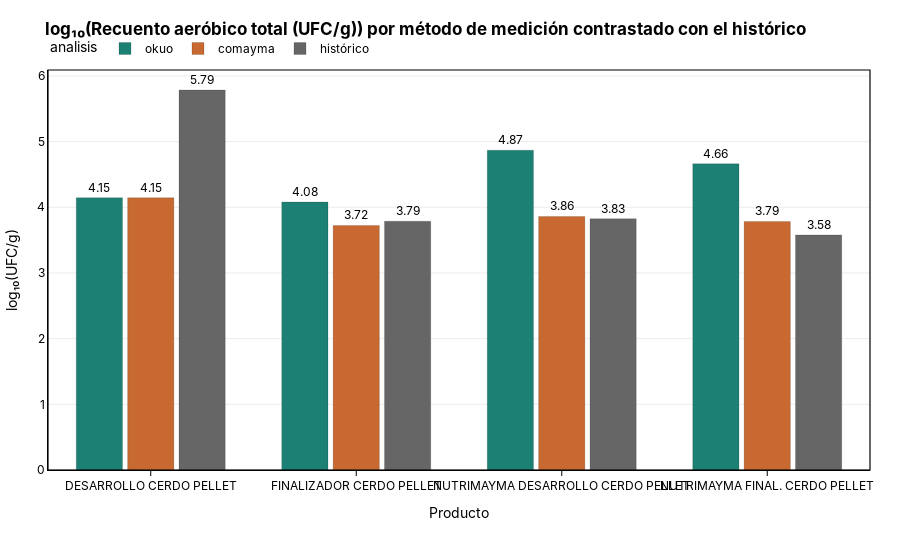

Notebook cell for this chart:
### Code cell
# 2. Especificando una secuencia de colores
colores_corporativos = ["#1C8074", "#c76931", "#666666"]
fig2, df_plot2 = generalized_grouped_bar_corporate(
    df=datos,
    formula_col="Referencia",
    group_col="analisis",
    value_col="log10_Recuento_Aerofilos_UFCg",
    title="log₁₀(Recuento aeróbico total (UFC/g)) por método de medición contrastado con el histórico",
    #order_formula=["Fórmula 4", "Fórmula 1", "Fórmula 2", "Fórmula 3"], # Orden X
    order_group=["okuo", "comayma", "histórico"],          # Orden grupos (y colores)
    color_discrete_sequence=colores_corporativos,
    x_axis_title="Producto",
    y_axis_title="log₁₀(UFC/g)",
    #write_html=f"{ROOT_IMAGEN}/aerofilos.html" , # Guarda el archivo en la misma carpeta
    text_fmt=",.2f" # Formato de texto sin decimales
)

print("Gráfico generado. Mostrando el segundo ejemplo:")
fig2.show()
s3.save_plotly_html(fig2, f"aerofilos.html")

### Figure 1 — Plotly figure (JSON) as saved in the notebook; plotly's stock layout.template omitted (floating-point values rounded to 4 significant figures)
{"data": [{"hovertemplate": "analisis: <b>okuo</b><br>Referencia: %{x}<br>log10_Recuento_Aerofilos_UFCg: %{y:,.2f}<extra></extra>", "marker": {"color": "#1C8074", "line": {"color": "rgba(0,0,0,0.25)", "width": 0.6}}, "name": "okuo", "text": [4.146, 4.079, 4.869, 4.663], "textposition": "outside", "texttemplate": "%{text:,.2f}", "type": "bar", "x": ["DESARROLLO CERDO PELLET", "FINALIZADOR CERDO PELLET", "NUTRIMAYMA DESARROLLO CERDO PELLET", "NUTRIMAYMA FINAL. CERDO PELLET"], "y": [4.146, 4.079, 4.869, 4.663]}, {"hovertemplate": "analisis: <b>comayma</b><br>Referencia: %{x}<br>log10_Recuento_Aerofilos_UFCg: %{y:,.2f}<extra></extra>", "marker": {"color": "#c76931", "line": {"color": "rgba(0,0,0,0.25)", "width": 0.6}}, "name": "comayma", "text": [4.146, 3.724, 3.86, 3.785], "textposition": "outside", "texttemplate": "%{text:,.2f}", "type": "bar", "x": ["DESARROLLO CERDO PELLET", "FINALIZADOR CERDO PELLET", "NUTRIMAYMA DESARROLLO CERDO PELLET", "NUTRIMAYMA FINAL. CERDO PELLET"], "y": [4.146, 3.724, 3.86, 3.785]}, {"hovertemplate": "analisis: <b>histórico</b><br>Referencia: %{x}<br>log10_Recuento_Aerofilos_UFCg: %{y:,.2f}<extra></extra>", "marker": {"color": "#666666", "line": {"color": "rgba(0,0,0,0.25)", "width": 0.6}}, "name": "histórico", "text": [5.786, 3.788, 3.826, 3.58], "textposition": "outside", "texttemplate": "%{text:,.2f}", "type": "bar", "x": ["DESARROLLO CERDO PELLET", "FINALIZADOR CERDO PELLET", "NUTRIMAYMA DESARROLLO CERDO PELLET", "NUTRIMAYMA FINAL. CERDO PELLET"], "y": [5.786, 3.788, 3.826, 3.58]}], "layout": {"bargap": 0.25, "bargroupgap": 0.1, "barmode": "group", "font": {"color": "#000000", "family": "Inter, 'Helvetica Neue', Arial, sans-serif", "size": 12}, "hoverlabel": {"bgcolor": "#FFFFFF", "bordercolor": "#666666", "font": {"color": "#000000"}}, "legend": {"orientation": "h", "title": {"text": "analisis"}, "x": 0, "y": 1.09}, "margin": {"b": 90, "l": 40, "r": 30, "t": 70}, "paper_bgcolor": "#FFFFFF", "plot_bgcolor": "#FFFFFF", "shapes": [{"fillcolor": "rgba(0,0,0,0)", "line": {"color": "#000000", "width": 1.2}, "type": "rect", "x0": 0, "x1": 1, "xref": "paper", "y0": 0, "y1": 1, "yref": "paper"}], "title": {"text": "<b>log₁₀(Recuento aeróbico total (UFC/g)) por método de medición contrastado con el histórico</b>"}, "xaxis": {"automargin": true, "linecolor": "#000000", "linewidth": 1, "showline": true, "tickangle": 0, "tickcolor": "#000000", "ticks": "outside", "title": {"text": "Producto"}}, "yaxis": {"automargin": true, "gridcolor": "rgba(0,0,0,0.08)", "linecolor": "#000000", "linewidth": 1, "showline": true, "title": {"text": "log₁₀(UFC/g)"}, "zeroline": true, "zerolinecolor": "rgba(0,0,0,0.2)"}}}
